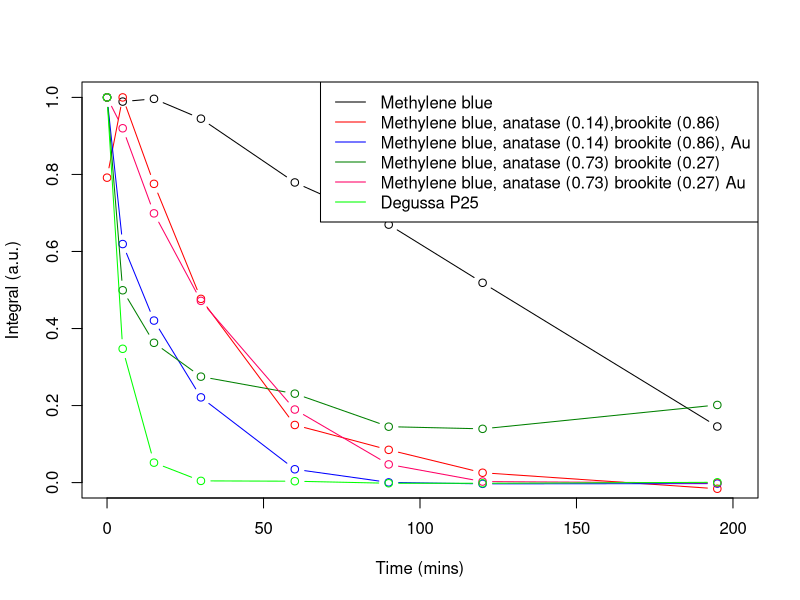

The R script that drew this image:
# Here we calculate the integrals in the region 625-680nm
# for the normalized datasets.

# Read all the data files
mb_norm               <- read.table("Methylene_blue_normalized.dat", header = TRUE)
mbAn0.14Br0.86_norm   <- read.table("Methylene_blue_anatase0.14_brookite0.86_normalized.dat", header = TRUE)
mbAn0.14Br0.86Au_norm <- read.table("Methylene_blue_anatase0.14_brookite0.86_Au_normalized.dat", header = TRUE)
mbAn0.73Br0.27_norm   <- read.table("Methylene_blue_anatase0.73_brookite0.27_normalized.dat", header = TRUE)
mbAn0.73Br0.27Au_norm <- read.table("Methylene_blue_anatase0.73_brookite0.27_Au_normalized.dat", header = TRUE)
degussap25_norm       <- read.table("Degussa_P25_normalized.dat", header = TRUE)

# Interpolate the datasets into splines
mb_spl               <- apply(mb_norm[,-1], 2, splinefun, x = mb_norm$Wavelength)
mbAn0.14Br0.86_spl   <- apply(mbAn0.14Br0.86_norm[,-1], 2, splinefun, x = mbAn0.14Br0.86_norm$Wavelength)
mbAn0.14Br0.86Au_spl <- apply(mbAn0.14Br0.86Au_norm[,-1], 2, splinefun, x = mbAn0.14Br0.86Au_norm$Wavelength)
mbAn0.73Br0.27_spl   <- apply(mbAn0.73Br0.27_norm[,-1], 2, splinefun, x = mbAn0.73Br0.27_norm$Wavelength)
mbAn0.73Br0.27Au_spl <- apply(mbAn0.73Br0.27Au_norm[,-1], 2, splinefun, x = mbAn0.73Br0.27Au_norm$Wavelength)
degussap25_spl       <- apply(degussap25_norm[,-1], 2, splinefun, x = degussap25_norm$Wavelength)

# Integrate
low_limit <- 625
up_limit  <- 680
tol <- 1e-3
mb_int               <- lapply(mb_spl, integrate, lower = low_limit, upper = up_limit, subdivisions = 300, rel.tol = tol)
mbAn0.14Br0.86_int   <- lapply(mbAn0.14Br0.86_spl, integrate, lower = low_limit, upper = up_limit, subdivisions = 300, rel.tol = tol)
mbAn0.14Br0.86Au_int <- lapply(mbAn0.14Br0.86Au_spl, integrate, lower = low_limit, upper = up_limit, subdivisions = 300, rel.tol = tol)
mbAn0.73Br0.27_int   <- lapply(mbAn0.73Br0.27_spl, integrate, lower = low_limit, upper = up_limit, subdivisions = 300, rel.tol = tol)
mbAn0.73Br0.27Au_int <- lapply(mbAn0.73Br0.27Au_spl, integrate, lower = low_limit, upper = up_limit, subdivisions = 300, rel.tol = tol)
degussap25_int       <- lapply(degussap25_spl, integrate, lower = low_limit, upper = up_limit, subdivisions = 300, rel.tol = tol)

# Get only the values
mb_int_val               <- sapply(mb_int, function(x) x$value)
mbAn0.14Br0.86_int_val   <- sapply(mbAn0.14Br0.86_int, function(x) x$value)
mbAn0.14Br0.86Au_int_val <- sapply(mbAn0.14Br0.86Au_int, function(x) x$value)
mbAn0.73Br0.27_int_val   <- sapply(mbAn0.73Br0.27_int, function(x) x$value)
mbAn0.73Br0.27Au_int_val <- sapply(mbAn0.73Br0.27Au_int, function(x) x$value)
degussap25_int_val       <- sapply(degussap25_int, function(x) x$value)

# Join them in a reversed way
ints <- data.frame(c(0,5,15,30,60,90,120,195),
                   rev(mb_int_val),
                   rev(mbAn0.14Br0.86_int_val),
                   rev(mbAn0.14Br0.86Au_int_val),
                   rev(mbAn0.73Br0.27_int_val),
                   rev(mbAn0.73Br0.27Au_int_val),
                   rev(degussap25_int_val))
row.names(ints) <- NULL
names(ints) <- c("time",
                 "Methylene_blue", 
                 "Methylene_blue_anatase0.14_brookite0.86", 
                 "Methylene_blue_anatase0.14_brookite0.86_Au", 
                 "Methylene_blue_anatase0.73_brookite0.27",
                 "Methylene_blue_anatase0.73_brookite0.27_Au",
                 "Degussa_P25")

# Normalize by the maximum value
maxs <- apply(ints, 2, max)
ints <- sweep(ints, 2, maxs, "/")
ints[1] <- c(0,5,15,30,60,90,120,195)

# Plots
pal <- c("#000000", "#ff0000", "#0000ff", "#008000", "#ff0065", "#00ff00")

png(filename = "Integrals.png", width = 600, height = 450, units = "px")
plot(ints$time, ints$Methylene_blue, type = "n", 
     xlim=c(0,200), ylim=c(0,1), xlab = "Time (mins)", ylab = "Integral (a.u.)")
points(ints$time, ints$Methylene_blue,                             col = pal[1], type = "b")
points(ints$time, ints$Methylene_blue_anatase0.14_brookite0.86,    col = pal[2], type = "b")
points(ints$time, ints$Methylene_blue_anatase0.14_brookite0.86_Au, col = pal[3], type = "b")
points(ints$time, ints$Methylene_blue_anatase0.73_brookite0.27,    col = pal[4], type = "b")
points(ints$time, ints$Methylene_blue_anatase0.73_brookite0.27_Au, col = pal[5], type = "b")
points(ints$time, ints$Degussa_P25,                                col = pal[6], type = "b")
legend("topright", col = pal, legend = c("Methylene blue", 
                                         "Methylene blue, anatase (0.14),brookite (0.86)", 
                                         "Methylene blue, anatase (0.14) brookite (0.86), Au", 
                                         "Methylene blue, anatase (0.73) brookite (0.27)",
                                         "Methylene blue, anatase (0.73) brookite (0.27) Au",
                                         "Degussa P25"), lwd = 1)
dev.off()
